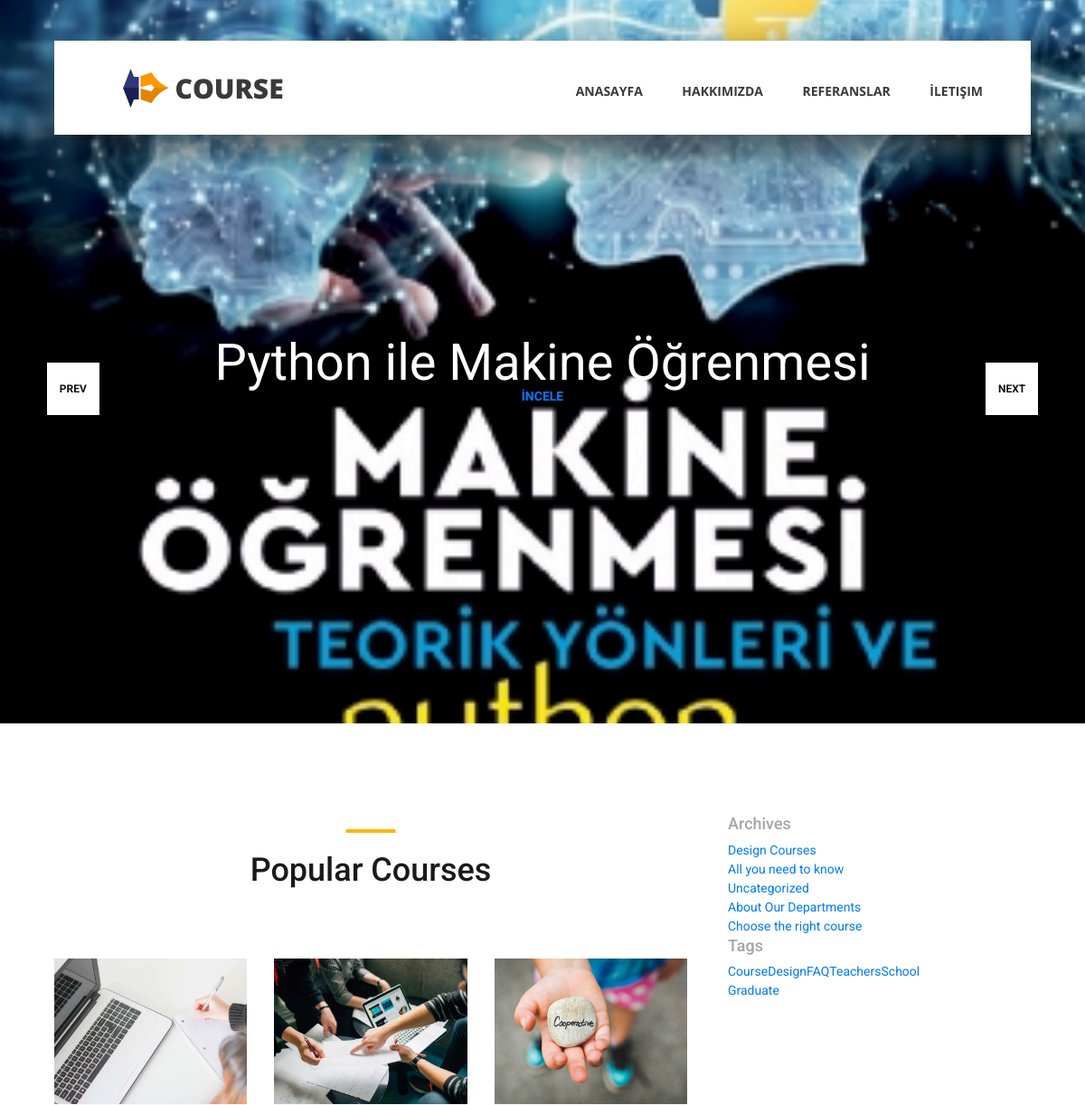
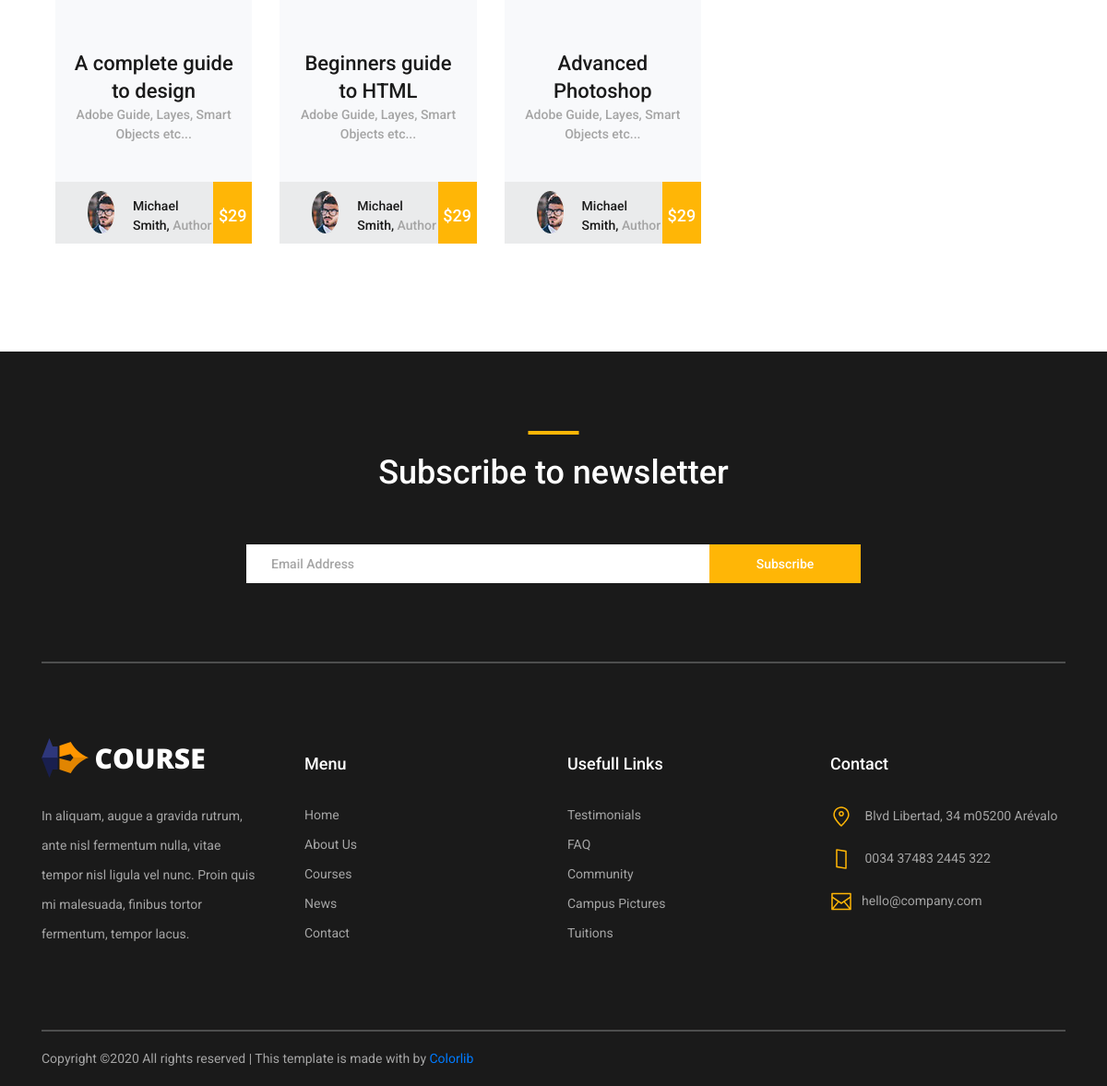
The page / on the database its author committed (2 pictures, top to bottom).
### book/models.py (models this page shows, shortened)
class Book(models.Model):
    STATUS = (
        ('True', 'Evet'), ('False', 'Hayır'),
    )
    category = models.ForeignKey(Category, on_delete=models.CASCADE)  # categori ile ilişki kuruluyor
    title = models.CharField(max_length=150)
    author=models.CharField(max_length=255)
    dates=models.CharField(max_length=255)
    keywords = models.CharField(max_length=255)
    description = models.CharField(max_length=255)
    image = models.ImageField(blank=True, upload_to='images/')
    detail = RichTextUploadingField()
    status = models.CharField(max_length=10, choices=STATUS)
    amount = models.IntegerField()
    created_at = models.DateTimeField(auto_now_add=True)
    updated_at = models.DateTimeField(auto_now=True)
    def image_tag(self):
        return mark_safe('<image src="{}" height="50"/>'.format(self.image.url))
    image_tag.short_description='Image'

### home/views.py (the view)
# urls.py: path('', views.index, name='index'),
def index(request):
    setting =Setting.objects.get(pk=1)
    sliderdata=Book.objects.all()[:4]
    context = {'setting': setting, 'page': 'home',
               'sliderdata': sliderdata}
    return render(request,'index.html',context)

### home/templates/index.html (shortened to what this page needs)
 {% extends "homebase.html" %}
 {% block slider %}
     {% include "slider.html" %}
 {% endblock %}
 {% block body %}
	<div class="news">
		<div class="container">
			<div class="row">
                {% include "content.html" %}
                {% include "sidebar.html" %}
             </div>
        </div>
    </div>
 {% endblock %}

### home/templates/slider.html
{% load static %}
		<div class="hero_slider_container">
			<div class="hero_slider owl-carousel">
				{% for rs in sliderdata %}
				<div class="hero_slide">
					<div class="hero_slide_background" style="background-image:url({{ rs.image.url }})"></div>
					<div class="hero_slide_container d-flex flex-column align-items-center justify-content-center">
						<div class="hero_slide_content text-center">
							<h1 data-animation-in="fadeInUp" data-animation-out="animate-out fadeOut"> {{ rs.title }}</h1>
						</div>
						<div class="button button_line_2 text-center trans_200"><a href="/book/{{ rs.id }} "> İncele</a></div>
					</div>
				</div>
				{% endfor %}
			</div>
			<div class="hero_slider_left hero_slider_nav trans_200"><span class="trans_200">prev</span></div>
			<div class="hero_slider_right hero_slider_nav trans_200"><span class="trans_200">next</span></div>
		</div>

### home/static/styles/main_styles.css (style rules this page uses)
* { margin: 0; padding: 0; -webkit-font-smoothing: antialiased; -webkit-text-shadow: rgba(0,0,0,.01) 0 0 1px; text-shadow: rgba(0,0,0,.01) 0 0 1px; }
body { font-family: 'Roboto', sans-serif; font-size: 14px; font-weight: 400; background: #FFFFFF; color: #a5a5a5; }
div { display: block; position: relative; -webkit-box-sizing: border-box; -moz-box-sizing: border-box; box-sizing: border-box; }
a, a:hover, a:visited, a:active, a:link { text-decoration: none; -webkit-font-smoothing: antialiased; -webkit-text-shadow: rgba(0,0,0,.01) 0 0 1px; text-shadow: rgba(0,0,0,.01) 0 0 1px; }
h1 { font-size: 36px; }
h1, h2, h3, h4, h5, h6 { font-family: 'Roboto', sans-serif; -webkit-font-smoothing: antialiased; -webkit-text-shadow: rgba(0,0,0,.01) 0 0 1px; text-shadow: rgba(0,0,0,.01) 0 0 1px; }
.trans_200 { -webkit-transition: all 200ms ease; -moz-transition: all 200ms ease; -ms-transition: all 200ms ease; -o-transition: all 200ms ease; transition: all 200ms ease; }
.hero_slider_container { width: 100%; height: 100%; }
.hero_slide { width: 100%; height: 100%; }
.hero_slide_background { position: absolute; top: 0; left: 0; width: 100%; height: 100%; background-repeat: no-repeat; background-size: cover; background-position: center center; }
.hero_slide_container { width: 100%; height: 100vh; }
.hero_slide_content { max-width: 80%; -webkit-transform: translateY(30px); -moz-transform: translateY(30px); -ms-transform: translateY(30px); -o-transform: translateY(30px); transform: translateY(30px); }
.hero_slide_content h1 { font-size: 72px; font-weight: 400; color: #FFFFFF; }
.hero_slider_nav { display: -webkit-box; display: -moz-box; display: -ms-flexbox; display: -webkit-flex; display: flex; flex-direction: column; justify-content: center; align-items: center; position: absolute; top: 50%; -webkit-transform: translateY(-50%); -moz-transform: translateY(-50%); -ms-transform: translateY(-50%); -o-transform: translateY(-50%); transform: translateY(calc(-50% + 30px)); width: 58px; height: 58px; background: #FFFFFF; z-index: 9; cursor: pointer; }
.hero_slider_nav span { display: block; text-transform: uppercase; font-size: 12px; font-weight: 700; color: #121212; line-height: 1; }
.hero_slider_left { left: 4.32%; }
.hero_slider_right { right: 4.32%; }
.button { cursor: pointer; }
.button a { font-size: 14px; line-height: 48px; font-weight: 700; text-transform: uppercase; }

### home/static/styles/responsive.css (style rules this page uses)
@media only screen and (max-width: 1280px) { .hero_slide_content h1 { font-size: 56px; } }

### rows shown on the page
Book: image (picture), title "Python ile Makine Öğrenmesi"
